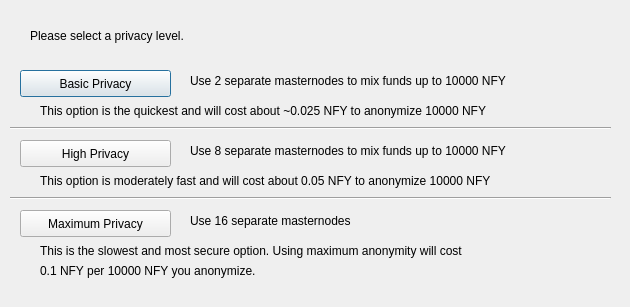
<?xml version="1.0" encoding="UTF-8"?>
<ui version="4.0">
 <class>ObfuscationConfig</class>
 <widget class="QDialog" name="ObfuscationConfig">
  <property name="geometry">
   <rect>
    <x>0</x>
    <y>0</y>
    <width>630</width>
    <height>307</height>
   </rect>
  </property>
  <property name="windowTitle">
   <string>Configure Obfuscation</string>
  </property>
  <widget class="QPushButton" name="buttonBasic">
   <property name="geometry">
    <rect>
     <x>20</x>
     <y>70</y>
     <width>151</width>
     <height>27</height>
    </rect>
   </property>
   <property name="text">
    <string>Basic Privacy</string>
   </property>
  </widget>
  <widget class="QPushButton" name="buttonHigh">
   <property name="geometry">
    <rect>
     <x>20</x>
     <y>140</y>
     <width>151</width>
     <height>27</height>
    </rect>
   </property>
   <property name="text">
    <string>High Privacy</string>
   </property>
  </widget>
  <widget class="QPushButton" name="buttonMax">
   <property name="geometry">
    <rect>
     <x>20</x>
     <y>210</y>
     <width>151</width>
     <height>27</height>
    </rect>
   </property>
   <property name="text">
    <string>Maximum Privacy</string>
   </property>
  </widget>
  <widget class="QLabel" name="label">
   <property name="geometry">
    <rect>
     <x>30</x>
     <y>20</y>
     <width>571</width>
     <height>31</height>
    </rect>
   </property>
   <property name="text">
    <string>Please select a privacy level.</string>
   </property>
  </widget>
  <widget class="QLabel" name="label_2">
   <property name="geometry">
    <rect>
     <x>190</x>
     <y>70</y>
     <width>421</width>
     <height>21</height>
    </rect>
   </property>
   <property name="text">
    <string>Use 2 separate masternodes to mix funds up to 10000 NFY</string>
   </property>
  </widget>
  <widget class="QLabel" name="label_3">
   <property name="geometry">
    <rect>
     <x>190</x>
     <y>140</y>
     <width>411</width>
     <height>21</height>
    </rect>
   </property>
   <property name="text">
    <string>Use 8 separate masternodes to mix funds up to 10000 NFY</string>
   </property>
  </widget>
  <widget class="QLabel" name="label_4">
   <property name="geometry">
    <rect>
     <x>190</x>
     <y>210</y>
     <width>421</width>
     <height>21</height>
    </rect>
   </property>
   <property name="text">
    <string>Use 16 separate masternodes</string>
   </property>
  </widget>
  <widget class="QLabel" name="label_6">
   <property name="geometry">
    <rect>
     <x>40</x>
     <y>100</y>
     <width>561</width>
     <height>21</height>
    </rect>
   </property>
   <property name="text">
    <string>This option is the quickest and will cost about ~0.025 NFY to anonymize 10000 NFY</string>
   </property>
  </widget>
  <widget class="QLabel" name="label_7">
   <property name="geometry">
    <rect>
     <x>40</x>
     <y>170</y>
     <width>561</width>
     <height>21</height>
    </rect>
   </property>
   <property name="text">
    <string>This option is moderately fast and will cost about 0.05 NFY to anonymize 10000 NFY</string>
   </property>
  </widget>
  <widget class="QLabel" name="label_8">
   <property name="geometry">
    <rect>
     <x>40</x>
     <y>240</y>
     <width>561</width>
     <height>21</height>
    </rect>
   </property>
   <property name="text">
    <string>This is the slowest and most secure option. Using maximum anonymity will cost</string>
   </property>
  </widget>
  <widget class="QLabel" name="label_9">
   <property name="geometry">
    <rect>
     <x>40</x>
     <y>260</y>
     <width>561</width>
     <height>21</height>
    </rect>
   </property>
   <property name="text">
    <string>0.1 NFY per 10000 NFY you anonymize.</string>
   </property>
  </widget>
  <widget class="Line" name="line">
   <property name="geometry">
    <rect>
     <x>10</x>
     <y>120</y>
     <width>601</width>
     <height>16</height>
    </rect>
   </property>
   <property name="orientation">
    <enum>Qt::Horizontal</enum>
   </property>
  </widget>
  <widget class="Line" name="line_2">
   <property name="geometry">
    <rect>
     <x>10</x>
     <y>190</y>
     <width>601</width>
     <height>16</height>
    </rect>
   </property>
   <property name="orientation">
    <enum>Qt::Horizontal</enum>
   </property>
  </widget>
 </widget>
 <resources/>
 <connections/>
</ui>
